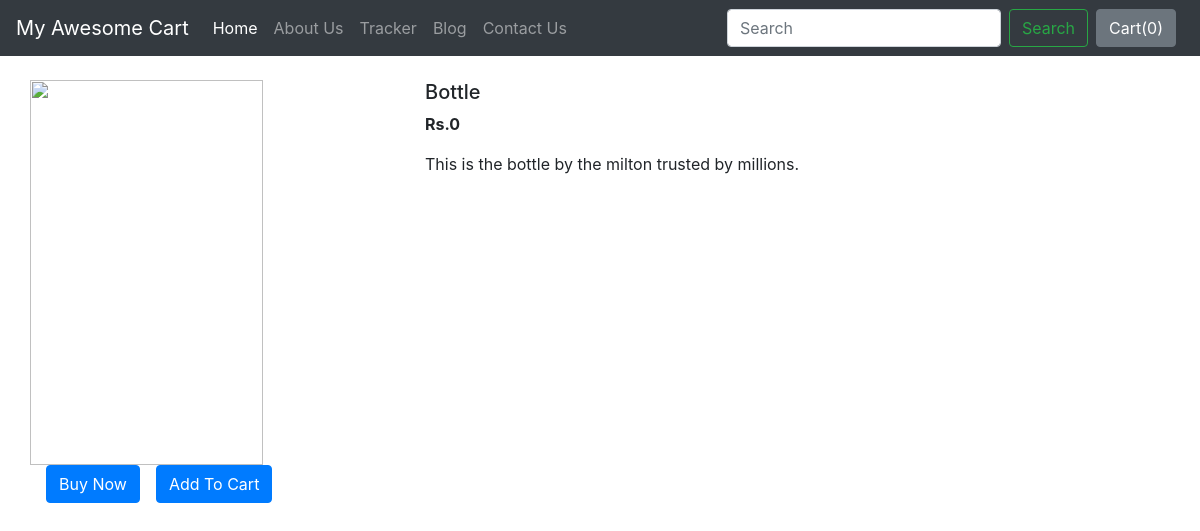
The page /shop/products/1/ on the database its author committed.
### Core/models.py (models this page shows)
class Product(models.Model): # Product is the name of the table
    product_id = models.AutoField(primary_key=True) # AutoField is an auto-incrementing integer field
    product_name = models.CharField(max_length=60)
    category = models.CharField(max_length=30, default="") # max_length is the maximum length of the field
    subcategory = models.CharField(max_length=40, default="") # subcategory is the name of the field
    price = models.IntegerField(default=0)
    desc = models.CharField(max_length=300, default="description")
    pub_date = models.DateField()
    image = models.ImageField(upload_to='Core/images', default="") # upload_to is the path where the image will be stored
    def __str__(self):
        return self.product_name # so when the whole list is displayed here we will choose what to show in the list (previously it was showing the object name)

### Core/views.py (the view)
# urls.py: path("products/<int:id>/", views.productView, name="ProductView"), # passing the id to the views
def productView(request, id):
    product = Product.objects.filter(product_id=id)[0]
    print(product)
    return render(request, 'Core/prodview.html', {'product': product}) # inside the '' is the name by which we want to call the product

### Core/templates/Core/prodview.html (shortened to what this page needs)
{% extends 'Core/basic.html' %}  {% block body %}
<div class="container my-4">
  <div class="row">
    <div class="col-md-4">
      <div class="row">
        <img src="/media/{{product.image}}" width="233px" height="385px" />
      </div>
      <div class="row">
        <button class="btn btn-primary mx-3">Buy Now</button>
        <button class="btn btn-primary">Add To Cart</button>
      </div>
    </div>
    <div class="col-md-8">
      <h5>{{product.product_name}}</h5>
      <p><b>Rs.{{product.price}} </b></p>
      <p>{{product.desc}}</p>
    </div>
  </div>
</div>
{% endblock %}

### rows shown on the page
Product: product_name "Bottle", price "0", desc "This is the bottle by the milton trusted by millions."
